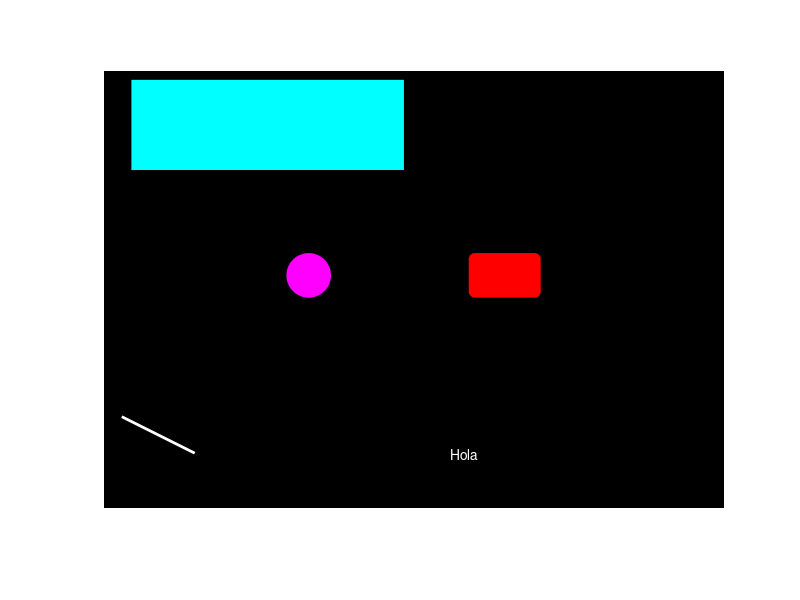

MATLAB code to generate this figure:
clear, clc
%>>>>Imágen vectorial<<<<
%Cree un entorno de dibujo
Ancho=680;
Alto=480;
Ima=zeros(Alto,Ancho);
imshow(Ima);
%Cree un rectángulo
x1=30;y1=10;x2=300;y2=100;
rectangle('Position',[x1 y1 x2 y2], ...
    'EdgeColor','k','FaceColor','c');
%Otras figuras geométricas básicas son
%>>>>>>>>>>>>>>>><<<<<<<<<<<<<<<<<<
%El vector de posición se compone de:
%[posicion en x,posicion en y,Ancho,Alto]
%>>>>>>>>>>>>>Circulo<<<<<<<<<<<<<<<
rectangle('Position',[200,200,50,50], ...
    'EdgeColor','k','FaceColor','m',...
    'Curvature',[1 1])
%>>>>>>>>>Rectángulo redondeado<<<<<<<<
rectangle('Position',[400,200,80,50], ...
    'EdgeColor','k','FaceColor','r',...
    'Curvature',0.3)
%>>>>>>>>>>>Línea<<<<<<<<<<<<<<<<
line([20 100],[380 420],'Color','w','LineWidth',2)
%>>>>>>>>>>>Texto<<<<<<<<<<<<<<<<
text(380,420,'Hola','Color','w')
%Guardar figura e imagen o figura
imwrite(Ima,'Nombre.jpg') %Guarda imagen
saveas(gcf,'Grafico.jpg') %gcf es la figura actual